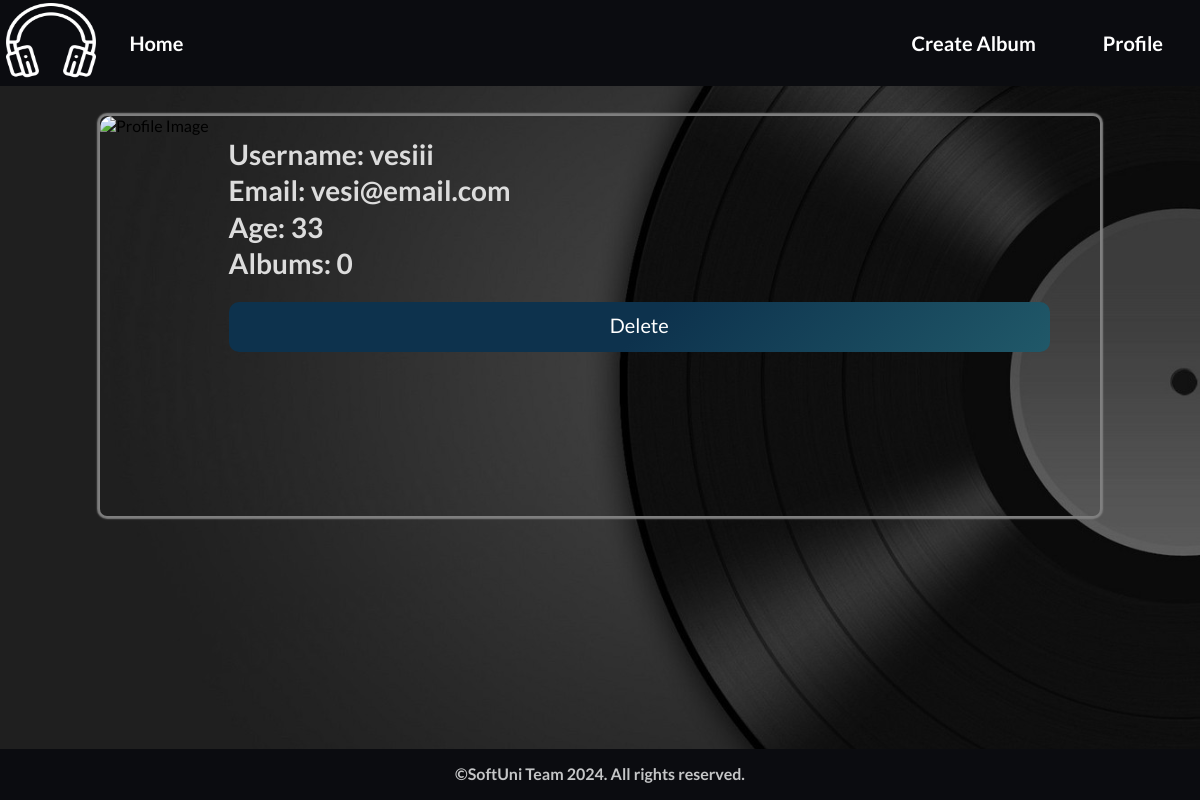
/profile/details/, run on an earlier commit of the app's database.
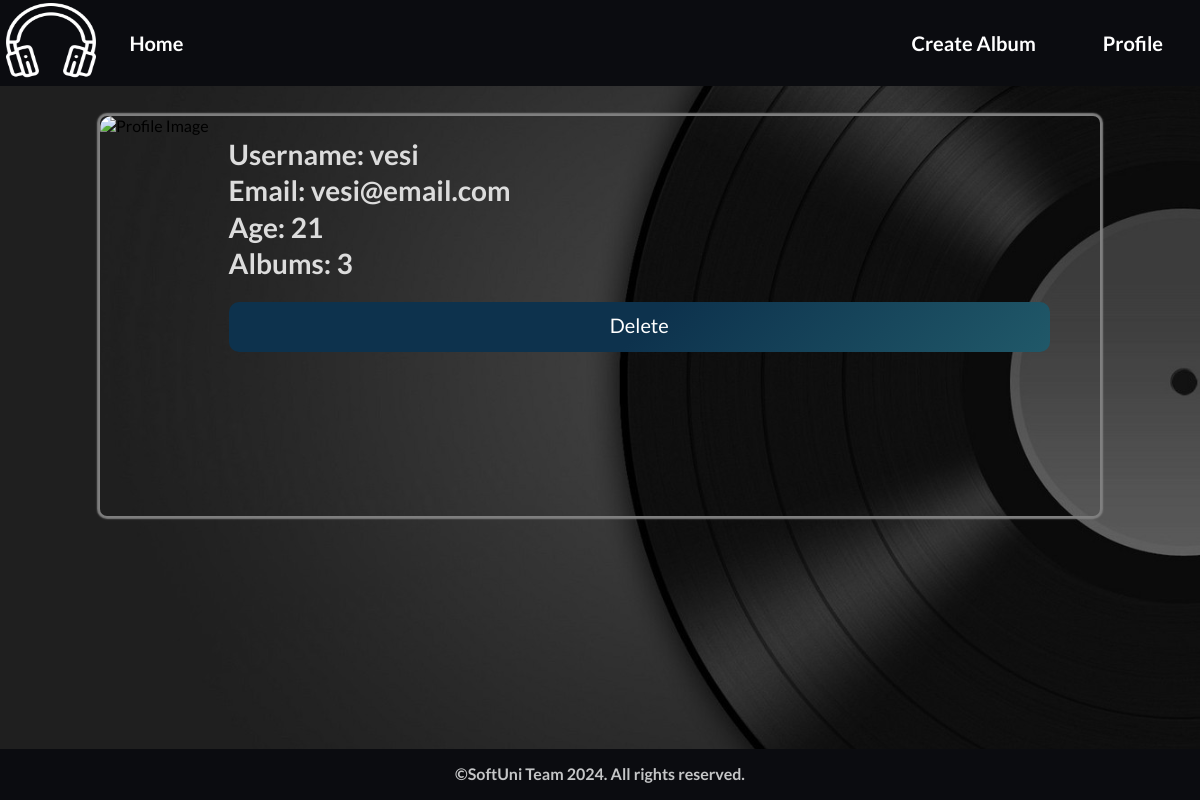
And on a later commit of the database.
### my_music_app_project/profiles/models.py (models this page shows)
class Profile(models.Model):
    MAX_USERNAME_LENGTH = 15
    MIN_USERNAME_LENGTH = 2
    MIN_AGE_VALUE = 0
    username = models.CharField(
        max_length=MAX_USERNAME_LENGTH,
        null=False,
        blank=False,
        validators=[
            MinLengthValidator(MIN_USERNAME_LENGTH),
            validator_letters_numbers_underscores_in_username,
        ],
    )
    email = models.EmailField(
        null=False,
        blank=False,
    )
    age = models.IntegerField(
        validators=[MinValueValidator(MIN_AGE_VALUE)],
        null=True,
        blank=True,
    )

### my_music_app_project/profiles/views.py (the view)
# urls.py: path("details/", ProfileDetails.as_view(), name="profile details"),
class ProfileDetails(views.DetailView):
    queryset = Profile.objects.all()
    template_name = "profile/profile-details.html"
    def get_object(self, queryset=None):
        return get_current_profile()
    def get_context_data(self, **kwargs):
        context = super().get_context_data(**kwargs)
        context["albums_count"] = self.get_object().profile_albums.count()
        return context

### my_music_app_project/common/views.py (called while the page is built)
def get_current_profile():
    return Profile.objects.first() or None

### templates/profile/profile-details.html
{% extends "base.html" %}
{% load static %}
{% block main_content %}
    <section id="detailsPage">
        <div class="wrapper">
            <div class="profilePage">
                <img
                    src="https://cdn.pixabay.com/photo/2015/10/05/22/37/blank-profile-picture-973460_960_720.png"
                    alt="Profile Image"
                    />
            </div>
            <div class="profileText">
                <h1>Username: {{ object.username }}</h1>
                <h1>Email: {{ object.email }}</h1>
                {% if object.age %}
                    <h1>Age: {{ object.age }}</h1>
                {% endif %}
                <h1>Albums: {{ albums_count }}</h1>
            </div>
            <div class="actionBtn">
                <a href="{% url 'profile delete' %}" class="remove">Delete</a>
            </div>
        </div>
    </section>
{% endblock %}

### templates/base.html (shortened to what this page needs)
{% load static %}
<!DOCTYPE html>
<html lang="en">
    <head>
    <link rel="stylesheet" href="{% static 'css/style.css' %}" />
    </head>
    <body>
        <div id="box">
            <header>
                <nav>
                    <img src="{% static '/images/headphones.png' %}" alt="headphones" />
                    <a href="{% url 'home page' %}">Home</a>
                    {% if current_profile is None %}
                        <ul>
                            <li><a href="{% url 'create album' %}">Create Album</a></li>
                            <li><a href="{% url 'profile details' %}">Profile</a></li>
                        </ul>
                    {% else %}
                        <ul></ul>
                    {% endif %}
                </nav>
            </header>
        {% block main_content %}
        {% endblock%}
        <footer>
            <div>&copy;SoftUni Team 2024. All rights reserved.</div>
        </footer>
        </div>
    </body>
</html>

### static/css/typography.css (style rules this page uses)
html { font-family: 'Lato', serif; font-size: 16px; box-sizing: border-box; }
*, *::before, *::after { margin: auto; padding: 0; box-sizing: inherit; line-height: 1.3; }

### static/css/home.css (style rules this page uses)
body { background-image: url('/static/images/back.jpg'); background-size: cover; }
nav, footer { background-color: #0B0C10; width: 100%; display: flex; font-size: 16px; justify-content: space-around; align-items: center; padding: 0 5px 0 3px; margin: 0; color: white; }
nav a { text-decoration: none; color: #8f8f8f; font-size: 20px; font-weight: bolder; position: relative; margin: 20px; }
nav ul { margin: 0 0 0 auto; }
nav ul li { display: inline; margin: 0 2px; }
li::before { display: inline; }
nav a { text-decoration: none; border-radius: 50%; padding: 0.5em; color: white; }
footer { position: fixed; width: 100%; left: 0; bottom: 0; padding: 15px; text-align: center; color: #c5c6c7; font-weight: bold; }
nav > img { width: 90px; height: 80px; margin-left: 0.2em; margin-right: 0.2em; }

### static/css/login.css (style rules this page uses)
* { box-sizing: border-box; }

### static/css/create.css (style rules this page uses)
* { box-sizing: border-box; }

### static/css/details.css (style rules this page uses)
.wrapper { height: 400px; width: 1000px; border-radius: 7px 7px 7px 7px; box-shadow: 0 0 1.5px 3px gray; margin: 30px auto 200px; }
.albumCover, .profilePage { float: left; height: 100%; width: auto; margin-right: 20px; }
.albumCover img, .profilePage img { border-radius: 12px 0 0 7px; height: 100%; }
.albumText, .profileText { padding-left: 10px; padding-top: 20px; }
.albumText h1, .profileText h1 { color:gainsboro; font-weight: bolder; font-size: 28px; }
.actionBtn { display: flex; text-align: center; left: auto; top: auto; right: 0; bottom: 0; }
.actionBtn > a { width: 200%; height: 50px; cursor: pointer; border: none; border-radius: 10px; display: inline; align-items: center; justify-content: center; background-color: #1b2845; background-image: linear-gradient(315deg, #45a29e 0%, #0d324d 74%); background-size: 200% 100%; background-position: left; background-repeat: no-repeat; transition: 500ms; color: white; font-family: "Lato", serif; font-size: 20px; margin-bottom: 10px; margin-top: 20px; padding: 10px; text-decoration: none; margin-right: 50px; }

What changed in the data, as far as the page shows it:
removed Profile: username "vesiii", email "vesi@email.com", age "33"
added Profile: username "vesi", email "vesi@email.com", age "21"
Also different on the page:
{{ albums_count }}: "0" → "3"
